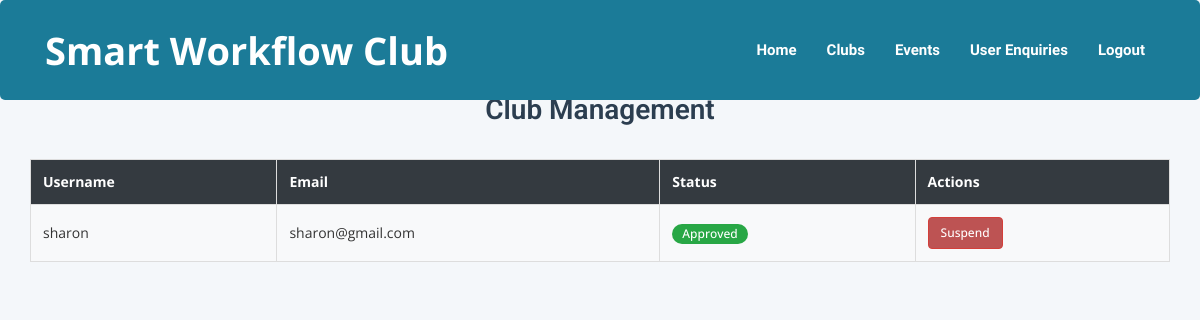
/club/manage/, run on the app's committed database.
### events/models.py (models this page shows, shortened)
class User(AbstractUser):
    ROLE_CHOICES = (
        ('club', 'Club'),
        ('admin', 'Admin'),
    )
    role = models.CharField(max_length=10, choices=ROLE_CHOICES, default='club')

### events/views.py (the view)
# urls.py: path('club/manage/', views.admin_club_manage, name='admin_club_manage'),
def admin_club_manage(request):
    all_clubs = User.objects.filter(is_staff=True, is_superuser=False)
    return render(request, 'events/admin_club_approval.html', {
        'all_clubs': all_clubs
    })

### events/templates/events/admin_club_approval.html (shortened to what this page needs)
{% extends 'events/base.html' %}
{% block content %}
<br><br>
<div class="container">
    <div class="section">
        <h3 class="section-title">Club  Management</h3>
        {% if all_clubs %}
            <table>
                <thead>
                    <tr>
                        <th>Username</th>
                        <th>Email</th>
                        <th>Status</th>
                        <th>Actions</th>
                    </tr>
                </thead>
                <tbody>
                    {% for club in all_clubs %}
                    <tr>
                        <td>{{ club.username }}</td>
                        <td>{{ club.email }}</td>
                        <td>
                            {% if club.is_active %}
                                <span class="badge badge-success">Approved</span>
                            {% else %}
                                <span class="badge badge-warning">Pending</span>
                            {% endif %}
                        </td>
                        <td>
                            {% if not club.is_active %}
                                <a href="{% url 'approve_club' club.id %}" class="btn btn-sm btn-success">Approve</a>
                            {% else %}
                                <a href="{% url 'suspend_club' club.id %}" class="btn btn-sm btn-danger">Suspend</a>
                            {% endif %}
                        </td>
                    </tr>
                    {% endfor %}
                </tbody>
            </table>
        {% else %}
            <div class="alert alert-info text-center">No clubs found.</div>
        {% endif %}
    </div>
</div>
{% endblock %}

### events/static/extras/css/style.css (style rules this page uses)
a, .accordion-heading span, .speaker-contacts > .contact, .table-features li.fa-check-circle, .owl-btn.prev, .owl-btn.next, div.fancy-select ul.options li.hover { color: #C83A66; }
body,div,dl,dt,dd,ul,ol,li,h1,h2,h3,h4,h5,h6,pre,form,fieldset,p,blockquote,hr,th,td { margin:0; padding:0; }
body { -webkit-font-smoothing: antialiased; }
a, a:hover, a:active, a:focus { outline: 0; text-decoration: none; }
a { text-decoration:none; }
h1,h2,h3 { font-family: 'Roboto', sans-serif; line-height: 1.4em; color: #222222; margin: 10px 0; }
h3 { font-size: 2.2rem; }
* { margin: 0; padding: 0; }
a { color: black; }

### events/templates/events/base.html (style rules this page uses)
body { background-color: #f4f7fa; font-family: 'Open Sans', sans-serif; }

### events/templates/events/admin_club_approval.html (style rules this page uses)
.section-title { text-align: center; font-size: 28px; margin-bottom: 30px; font-weight: 600; color: #2c3e50; }
table { width: 100%; margin-bottom: 20px; border-collapse: collapse; }
th, td { padding: 12px; text-align: left; border: 1px solid #ddd; }
th { background-color: #343a40; color: white; font-weight: bold; }
td { background-color: #f8f9fa; }
a.btn-danger { background-color: #af2d2dcf; color: white; font-weight: 500; padding: 6px 12px; text-decoration: none; border-radius: 4px; transition: background-color 0.3s ease; }
.badge { display: inline-block; padding: 4px 10px; font-size: 12px; font-weight: 500; border-radius: 12px; color: white; }
.badge-success { background-color: #28a745; }

### data on the page
User: username "sharon", email "sharon@gmail.com", is_active "Approved"
